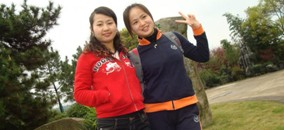
%> input picture 学习资料/《精通图像处理经典算法（MATLAB版）》配套资料/9/9.2/4.jpg, 284 x 130 px
$ octave main.m   (GNU Octave 9; MATLAB toolbox functions it lacks are replaced by stand-ins)
%> lines starting %> are read from the running program, lines starting %| are printed output that depends on the picture; in (x1, y1, x2, y2) boxes, pixels count from 0 and x2, y2 are one past the last pixel; in counts of white or black regions, pixels touching at a corner belong together; the program's own positions count from 1
### 学习资料/《精通图像处理经典算法（MATLAB版）》配套资料/9/9.2/findeye.m
function eye = findeye(bImage,x,y,w,h)
part = zeros(h,w);
% 二值化
for i = y:(y+h)
    for j = x:(x+w)
        if bImage(i,j) == 0
            part(i-y+1,j-x+1) = 255;
        else
            part(i-y+1,j-x+1) = 0;
        end
    end
end
[L,num] = bwlabel(part,8);
% 如果区域中有两个以上的矩形则认为有眼睛
if num < 2
    eye = 0;
else
    eye = 1;
end

### 学习资料/《精通图像处理经典算法（MATLAB版）》配套资料/9/9.2/main.m
I = imread('4.jpg');
%> I is the input picture: size 130x284x3 uint8; mean R, G, B 129.2, 107.1, 90.5
gray = rgb2gray(I);
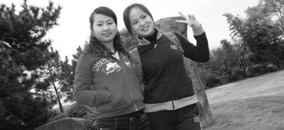
%> gray: size 130x284 uint8; min 5, max 255, mean 111.8
YCbCr = rgb2ycbcr(I); % 将图像转化为YCbCr颜色空间
%> YCbCr: size 130x284x3 uint8; mean of channels 1, 2, 3 112, 117.5, 138.9
heigth = size(gray,1); % 读取图像尺寸
%> heigth = 130
width = size(gray,2);
%> width = 284
for i = 1:heigth % 利用肤色模型二值化图像
    for j = 1:width
        Y = YCbCr(i,j,1);
        Cb = YCbCr(i,j,2);
        Cr = YCbCr(i,j,3);
        if(Y < 80)
            gray(i,j) = 0;
        else
            if(skin(Y,Cb,Cr) == 1) %根据色彩模型进行图像二值化
                gray(i,j) = 255;
            else
                gray(i,j) = 0;
            end
        end
    end
end
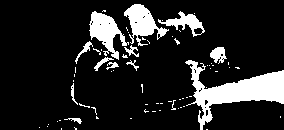
%> gray: size 130x284 uint8; 14.5% white; 69 white regions (57 under 20 px), largest, box (x1, y1, x2, y2) and area: (185, 60, 284, 130) 2390, (89, 11, 129, 60) 865, (124, 4, 169, 46) 832
SE=strel('arbitrary',eye(5)); % 二值图像形态学处理
gray = imopen(gray,SE);%开运算
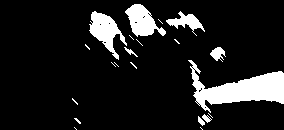
%> gray: size 130x284 uint8; 11.8% white; 21 white regions (13 under 20 px)
imshow(gray);%显示二值图像
 [L,num] = bwlabel(gray,8); % 采用标记方法选取出图中的白色区域
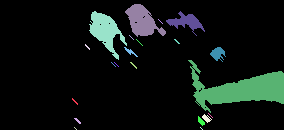
%> L: size 130x284 double; 22 distinct labels, from 0 to 21; one colour per label, 0 black
%> num = 21
STATS = regionprops(L,'BoundingBox');%度量区域属性
%> STATS = 21 regions; largest, box (x1, y1, x2, y2): (188, 60, 284, 113), (89, 11, 127, 60), (125, 4, 166, 37), (166, 11, 205, 36), (210, 47, 226, 62)
n = 1;   % 存放经过筛选以后得到的所有矩形块
result = zeros(n,4);
figure,imshow(I);
hold on;
for i = 1:num   %开始筛选特定区域
    box = STATS(i).BoundingBox;
    x = box(1);    %矩形坐标x
    y = box(2);    %矩形坐标y
    w = box(3);    %矩形宽度w
    h = box(4);    %矩形高度h
    ratio = h/w;   % 宽度和高度的比例
    ux = uint8(x);
    uy = uint8(y);
    if ux > 1
        ux = ux - 1;
    end
    if uy > 1
        uy = uy - 1;
    end
    if w < 20 || h < 20 || w*h < 400   %矩形的长宽的范围及矩形面积可自行设定
        continue
    elseif ratio < 2 && ratio > 0.6 && findeye(gray,ux,uy,w,h) == 1
  %根据“三庭五眼”规则高度和宽度比率应该在（0.6,2）内；
        result(n,:) = [ux uy w h];   % 存储人脸的矩形区域
        n = n+1;
    end
end
%> this loop made 21 passes
%> (x, y, w, h, ratio, ux, uy, num in findeye) on passes 5, 9: (89.5, 11.5, 38, 49, 1.29, 89, 11, 5), (125.5, 4.5, 41, 33, 0.805, 125, 4, 4)
%> (x, y, w, h, ratio, ux, uy, num in findeye) on pass 14: (166.5, 11.5, 39, 25, 0.641, 166, 11, 1)
%> after the loop, result = [89 11 38 49; 125 4 41 33]
if  size(result,1) == 1 && result(1,1) > 0   % 对可能是人脸的区域进行标记
    rectangle('Position',[result(1,1),result(1,2),result(1,3),result(1,4)],'EdgeColor','r');
else
    % 如果满足条件的矩形区域大于1则再根据其他信息进行筛选
    for m = 1:size(result,1)
        m1 = result(m,1);
        m2 = result(m,2);
        m3 = result(m,3);
        m4 = result(m,4);
        % 标记最终的人脸区域
        if m1 + m3 < width && m2 + m4 < heigth
            rectangle('Position',[m1,m2,m3,m4],'EdgeColor','r');
        end
    end
%> this loop made 2 passes
%> (m1, m2, m3, m4) on passes 1 to 2: (89, 11, 38, 49), (125, 4, 41, 33)
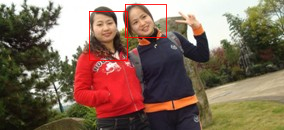
%> figure redrawn from the program's plot data
end
